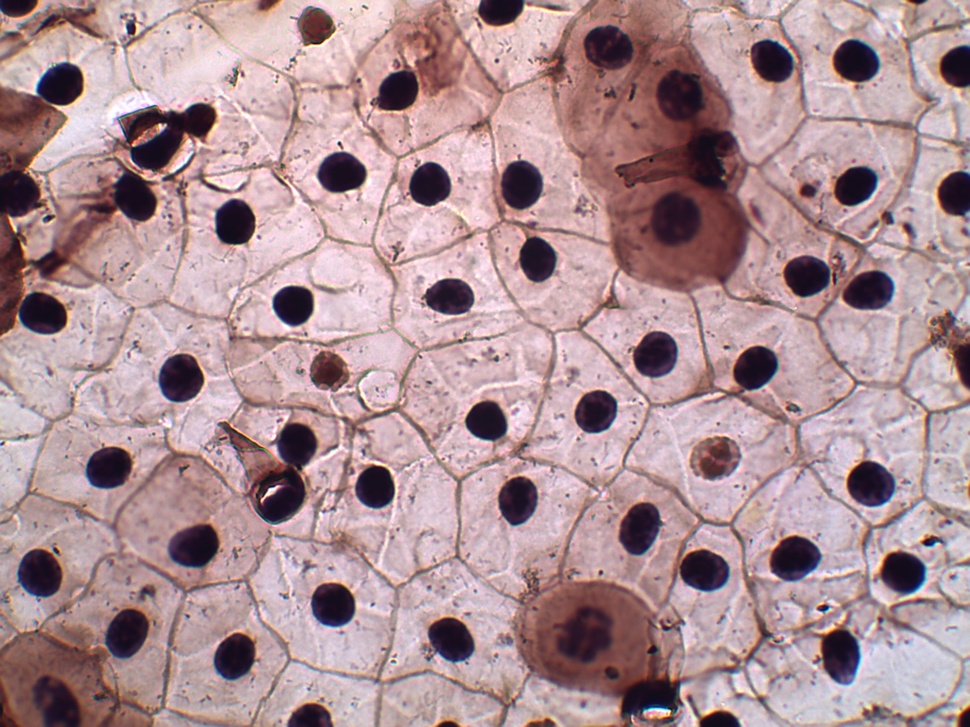
#> input picture cellule.jpg, 970 x 727 px, shrunk from 2048 x 1536 before the run
$ python keptimus2.py
#> lines starting #> are read from the running program, lines starting #| are printed output that depends on the picture; after the words box and inside, x2 and y2 are one past the last pixel; in counts of white or black regions, pixels touching at a corner belong together
import cv2
import numpy as np

# Charger l'image
image = cv2.imread('cellule.jpg')
#> image is the input picture: shape (727, 970, 3); mean B, G, R 149.1, 144.3, 173.2

# Conversion en niveaux de gris
gray = cv2.cvtColor(image, cv2.COLOR_BGR2GRAY)
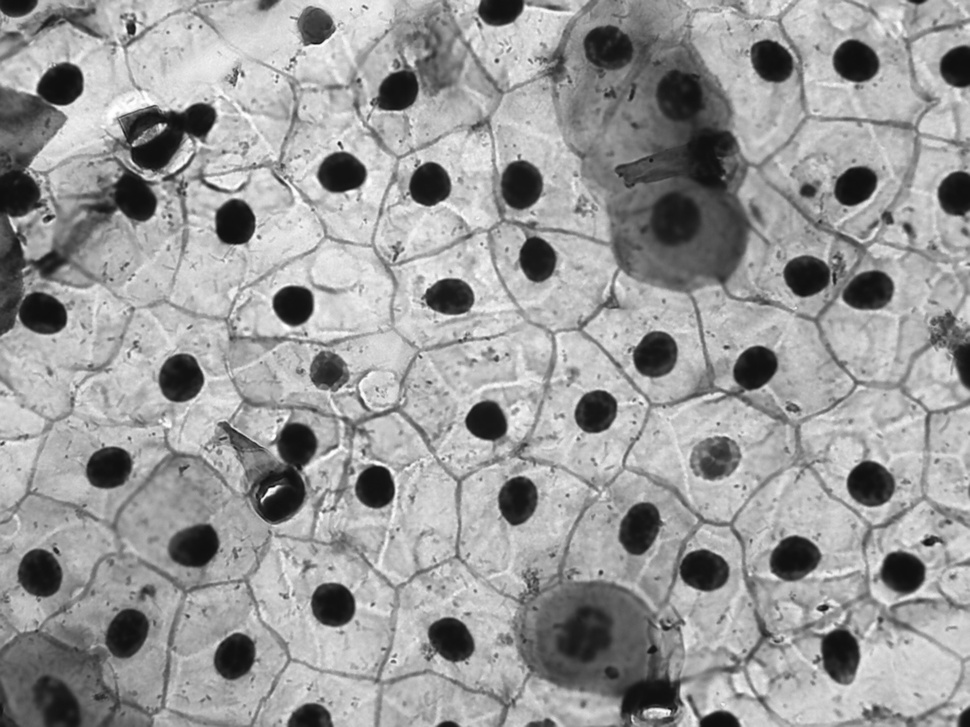
#> gray: shape (727, 970); min 13, max 255, mean 153.5

# Filtrage Gaussien pour réduire le bruit
blurred = cv2.GaussianBlur(gray, (5, 5), 0)

# Seuillage adaptatif pour accentuer les zones d'intérêt
thresh = cv2.adaptiveThreshold(blurred, 255, cv2.ADAPTIVE_THRESH_GAUSSIAN_C, cv2.THRESH_BINARY_INV, 11, 2)
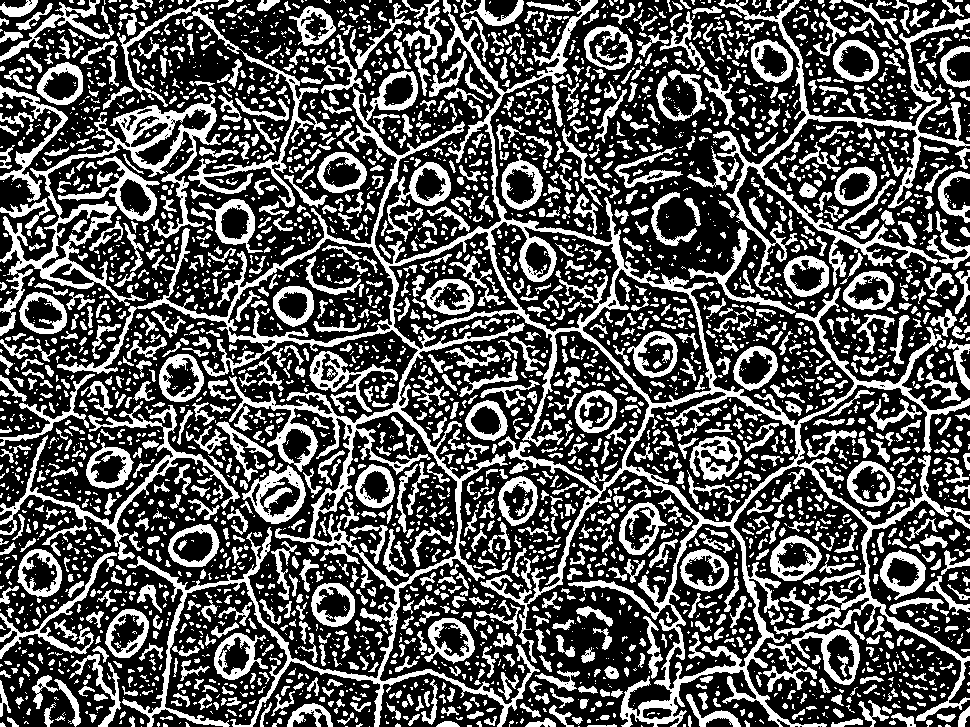
#> thresh: shape (727, 970); 34.5% white; 3947 white regions (2161 under 20 px)

# Trouver les contours dans l'image seuillée
contours, _ = cv2.findContours(thresh, cv2.RETR_EXTERNAL, cv2.CHAIN_APPROX_SIMPLE)
#> contours = 3449 contours, 2359 with area under 20; largest, box (x1, y1, x2, y2) and area: (57, 0, 970, 727) 106630, (0, 94, 221, 336) 9483, (713, 0, 970, 295) 5799, (0, 401, 240, 560) 2745, (242, 465, 306, 524) 2217

# Dessiner les contours sur l'image originale
cv2.drawContours(image, contours, -1, (0, 255, 0), 2)
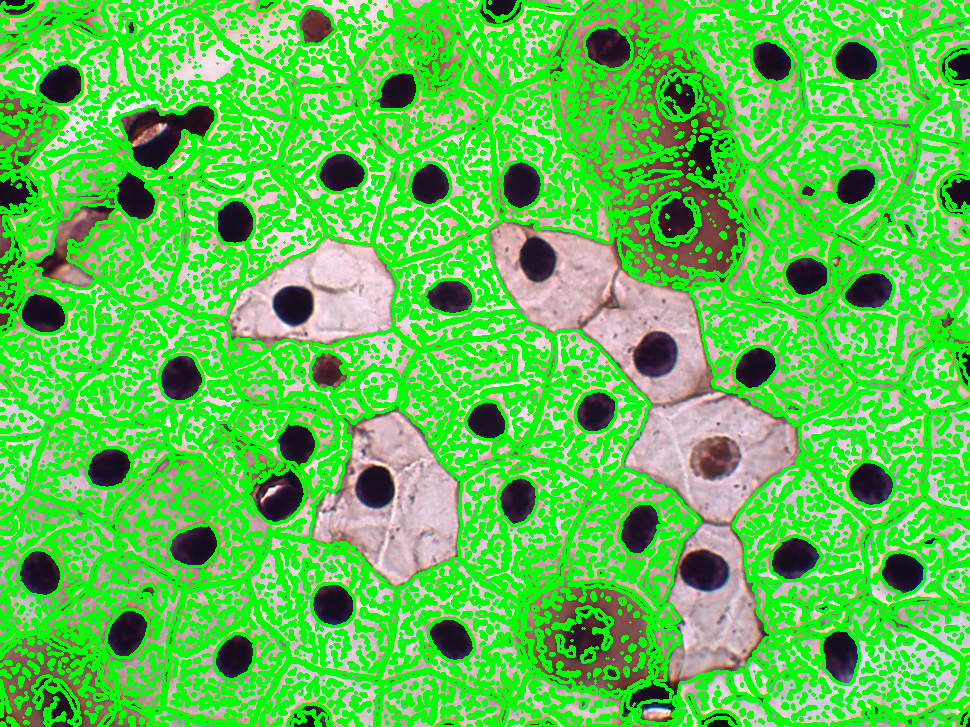
#> image: shape (727, 970, 3); mean B, G, R 77.3, 197.4, 89.7

# Afficher l'image avec les contours détectés
cv2.imshow('Contours', image)
cv2.waitKey(0)
cv2.destroyAllWindows()
